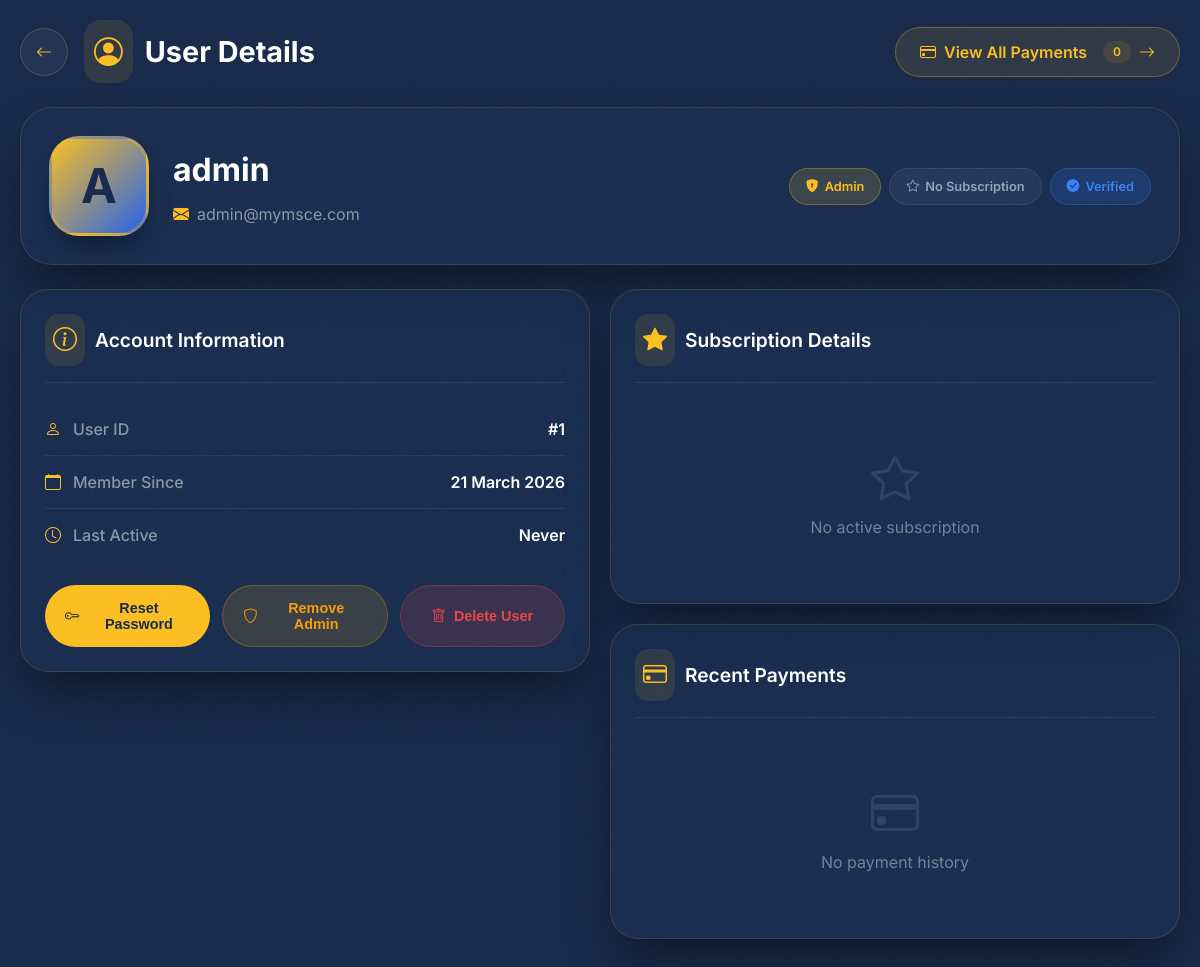
The page /admin/user/1 (signed in) on the database its author committed.
### models.py (models this page shows, shortened)
class User(UserMixin, db.Model):
    id = db.Column(db.Integer, primary_key=True)
    username = db.Column(db.String(80), unique=True, nullable=False)
    email = db.Column(db.String(120), unique=True, nullable=False)
    phone = db.Column(db.String(20), nullable=True)  # For mobile money
    password_hash = db.Column(db.String(200), nullable=False)
    is_admin = db.Column(db.Boolean, default=False)
    is_verified = db.Column(db.Boolean, default=False)  # Email verified
    is_active_subscriber = db.Column(db.Boolean, default=False)
    email_verified = db.Column(db.Boolean, default=False)
    subscription_type = db.Column(db.String(20), default='none')
    subscription_form = db.Column(db.String(20), default='none')  # form3, form4, combined
    subscription_expiry = db.Column(db.DateTime, nullable=True)
    created_at = db.Column(db.DateTime, default=datetime.utcnow)
    payments = db.relationship('Payment', backref='user', lazy=True)

### app.py (the view)
@app.route('/admin/user/<int:user_id>')
@login_required
def admin_user_detail(user_id):
    if not current_user.is_admin:
        return redirect(url_for('dashboard'))
    user = User.query.get_or_404(user_id)
    payments = Payment.query.filter_by(user_id=user_id).order_by(Payment.created_at.desc()).all()
    return render_template('admin/user_detail.html', user=user, payments=payments)

### app.py (called while the page is built)
@app.context_processor
def inject_site_url():
    return dict(site_url=app.config['SITE_URL'])

@app.after_request
def add_no_cache_headers(response):
    response.headers['Cache-Control'] = 'no-cache, no-store, must-revalidate, private, max-age=0'
    response.headers['Pragma'] = 'no-cache'
    response.headers['Expires'] = '0'
    return response

@login_manager.user_loader
def load_user(user_id):
    return User.query.get(int(user_id))

### templates/admin/user_detail.html (shortened to what this page needs)
<!DOCTYPE html>
<html lang="en">
<head>
    <link rel="stylesheet" href="https://cdn.jsdelivr.net/npm/bootstrap-icons@1.11.3/font/bootstrap-icons.min.css">
</head>
<body>
    <div class="container">
        <div class="header">
            <div class="header-left">
                <a href="{{ url_for('admin_users') }}" class="back-btn">
                    <i class="bi bi-arrow-left"></i>
                </a>
                <h1>
                    <i class="bi bi-person-circle"></i>
                    User Details
                </h1>
            </div>
            <a href="{{ url_for('admin_user_payments', user_id=user.id) }}" class="payments-link">
                <i class="bi bi-credit-card"></i>
                View All Payments
                <span class="payment-count">{{ payments|length }}</span>
                <i class="bi bi-arrow-right"></i>
            </a>
        </div>
        <div class="user-header">
            <div class="avatar">
                {{ user.username[0]|upper }}
            </div>
            <div class="user-title">
                <h2>{{ user.username }}</h2>
                <p>
                    <i class="bi bi-envelope-fill"></i> {{ user.email }}
                </p>
            </div>
            <div class="badge-group">
                {% if user.is_admin %}
                    <span class="badge admin"><i class="bi bi-shield-lock-fill"></i> Admin</span>
                {% endif %}
                {% if user.is_active_subscriber %}
                    <span class="badge subscribed"><i class="bi bi-star-fill"></i> Active</span>
                {% else %}
                    <span class="badge unsubscribed"><i class="bi bi-star"></i> No Subscription</span>
                {% endif %}
                {% if user.email_verified %}
                    <span class="badge verified"><i class="bi bi-check-circle-fill"></i> Verified</span>
                {% else %}
                    <span class="badge unverified"><i class="bi bi-exclamation-circle-fill"></i> Unverified</span>
                {% endif %}
            </div>
        </div>
        <div class="grid">
            <div>
                <div class="card">
                    <div class="card-header">
                        <i class="bi bi-info-circle"></i>
                        <h3>Account Information</h3>
                    </div>
                    <ul class="info-list">
                        <li>
                            <span class="info-label"><i class="bi bi-person"></i> User ID</span>
                            <span class="info-value">#{{ user.id }}</span>
                        </li>
                        <li>
                            <span class="info-label"><i class="bi bi-calendar"></i> Member Since</span>
                            <span class="info-value">{{ user.created_at.strftime('%d %B %Y') }}</span>
                        </li>
                        <li>
                            <span class="info-label"><i class="bi bi-clock"></i> Last Active</span>
                            <span class="info-value">{{ user.last_active.strftime('%d %b %Y, %H:%M') if user.last_active else 'Never' }}</span>
                        </li>
                    </ul>
                    <div class="action-buttons">
                        <button class="btn btn-primary" onclick="showModal('reset')">
                            <i class="bi bi-key"></i>
                            Reset Password
                        </button>
                        <button class="btn btn-warning" onclick="showModal('admin')">
                            <i class="bi bi-shield"></i>
                            {% if user.is_admin %}Remove Admin{% else %}Make Admin{% endif %}
                        </button>
                        <button class="btn btn-danger" onclick="showModal('delete')">
                            <i class="bi bi-trash"></i>
                            Delete User
                        </button>
                    </div>
                </div>
            </div>
            <div>
                <div class="card">
                    <div class="card-header">
                        <i class="bi bi-star-fill"></i>
                        <h3>Subscription Details</h3>
                    </div>
                    {% if user.is_active_subscriber %}
                        <div class="subscription-details">
                            <span class="plan-badge">
                                {{ user.subscription_form|upper }} - {{ user.subscription_type|title }}
                            </span>
                            <ul class="info-list">
                                <li>
                                    <span class="info-label"><i class="bi bi-calendar-check"></i> Expiry Date</span>
                                    <span class="info-value">{{ user.subscription_expiry.strftime('%d %B %Y') }}</span>
                                </li>
                                <li>
                                    <span class="info-label"><i class="bi bi-hourglass"></i> Days Remaining</span>
                                    <span class="info-value">
                                        <span class="{% if user.get_subscription_days_left() < 3 %}text-danger{% elif user.get_subscription_days_left() < 7 %}text-warning{% else %}text-success{% endif %}">
                                            {{ user.get_subscription_days_left() }} days
                                        </span>
                                    </span>
                                </li>
                            </ul>
                            <div class="expiry-bar">
                                <div class="expiry-header">
                                    <span>Progress</span>
                                    <span>{{ user.get_subscription_days_left() }} days left</span>
                                </div>
                                <div class="progress-bar">
                                    {% set total_days = 30 if user.subscription_type == 'monthly' else 7 if user.subscription_type == 'weekly' else 1 %}
                                    {% set progress = (user.get_subscription_days_left() / total_days * 100) %}
                                    <div class="progress-fill" style="width: {{ progress }}%;"></div>
                                </div>
                            </div>
                        </div>
                    {% else %}
                        <div class="empty-state">
                            <i class="bi bi-star"></i>
                            <p>No active subscription</p>
                        </div>
                    {% endif %}
                </div>
                <div class="card" style="margin-top: 20px;">
                    <div class="card-header">
                        <i class="bi bi-credit-card"></i>
                        <h3>Recent Payments</h3>
                    </div>
                    {% if payments %}
                        <div class="payments-preview">
                            {% for payment in payments[:3] %}
                                <div class="payment-row">
                                    <div class="payment-info">
                                        <div class="payment-date">{{ payment.created_at.strftime('%d %b %Y, %H:%M') }}</div>
                                        <div class="payment-ref">{{ payment.reference }}</div>
                                    </div>
                                    <div style="text-align: right;">
                                        <div class="payment-amount">MWK {{ "{:,.0f}".format(payment.amount) }}</div>
                                        <div>
                                            <span class="payment-status status-{{ payment.status }}">
                                                {{ payment.status }}
                                            </span>
                                        </div>
                                    </div>
                                </div>
                            {% endfor %}
                        </div>
                        {% if payments|length > 3 %}
                            <a href="{{ url_for('admin_user_payments', user_id=user.id) }}" class="view-all-link">
                                View All {{ payments|length }} Payments
                                <i class="bi bi-arrow-right"></i>
                            </a>
                        {% endif %}
                    {% else %}
                        <div class="empty-state">
                            <i class="bi bi-credit-card"></i>
                            <p>No payment history</p>
                        </div>
                    {% endif %}
                </div>
            </div>
        </div>
    </div>
</body>
</html>

### rows shown on the page
User: username "A", username "admin", email "admin@mymsce.com", id "1", created_at "21 March 2026"

### other values the page prints
{{ payments|length }} "0"
